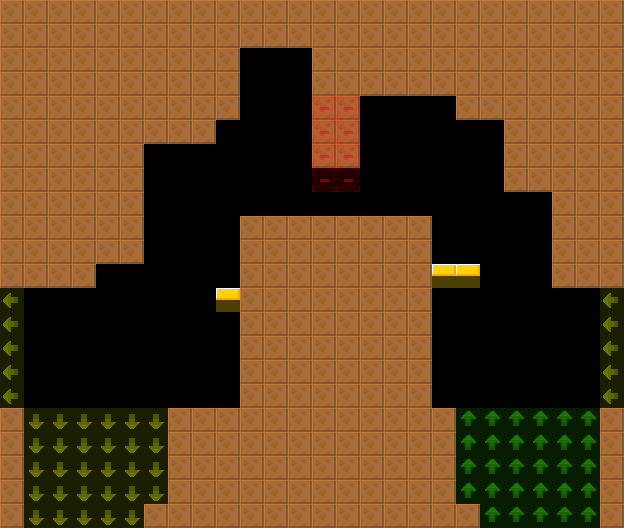

This is a level from a 2D game, rendered from its Tiled map with the project's own tilesets. A one-line summary and the map file follow, with tile-layer data summarised:
An orthogonal 26x22 tile map with 24x24 px tiles, 2 tile layers (col, lnk), 2 tilesets and 7 objects (7x Spikes).

<map version="1.4" tiledversion="1.4.2" orientation="orthogonal" renderorder="right-down" width="26" height="22" tilewidth="24" tileheight="24" infinite="0" nextlayerid="4" nextobjectid="8">
 <tileset firstgid="6" source="../../lnk.tsx" />
 <tileset firstgid="1" source="../../col.tsx" />
 <layer id="1" name="col" width="26" height="22">
  <data>[572 cells, 330 non-empty, 2 distinct tile ids]</data>
 </layer>
 <layer id="2" name="lnk" width="26" height="22" opacity="0.5">
  <data>[572 cells, 76 non-empty, 4 distinct tile ids]</data>
 </layer>
 <objectgroup id="3" name="markers" opacity="0.5">
  <object id="1" name="Spikes" type="Spikes" x="360" y="96" width="96" height="24">
   <properties>
    <property name="yr" value="0" />
    <property name="xr" value="0" />
   </properties>
  </object>
  <object id="2" name="Spikes" type="Spikes" x="456" y="120" width="48" height="24">
   <properties>
    <property name="yr" value="0" />
    <property name="xr" value="0" />
   </properties>
  </object>
  <object id="3" name="Spikes" type="Spikes" x="144" y="144" width="24" height="120">
   <properties>
    <property name="yr" value="0" />
    <property name="xr" value="0" />
   </properties>
  </object>
  <object id="4" name="Spikes" type="Spikes" x="312" y="168" width="48" height="24">
   <properties>
    <property name="yr" value="0" />
    <property name="xr" value="0" />
   </properties>
  </object>
  <object id="5" name="Spikes" type="Spikes" x="528" y="192" width="24" height="96">
   <properties>
    <property name="yr" value="0" />
    <property name="xr" value="0" />
   </properties>
  </object>
  <object id="6" name="Spikes" type="Spikes" x="96" y="264" width="48" height="24">
   <properties>
    <property name="yr" value="0" />
    <property name="xr" value="0" />
   </properties>
  </object>
  <object id="7" name="Spikes" type="Spikes" x="216" y="360" width="24" height="48">
   <properties>
    <property name="yr" value="0" />
    <property name="xr" value="0" />
   </properties>
  </object>
 </objectgroup>
</map>
